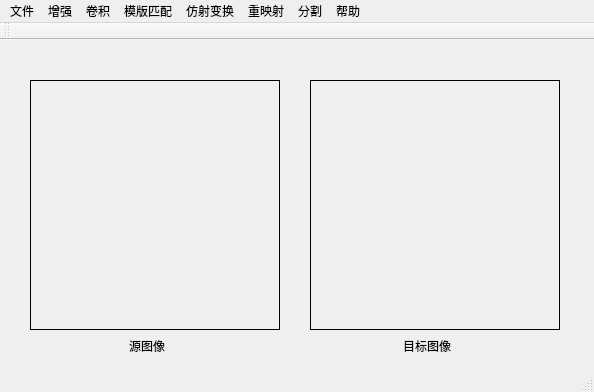
<?xml version="1.0" encoding="UTF-8"?>
<ui version="4.0">
 <class>MainWindow</class>
 <widget class="QMainWindow" name="MainWindow">
  <property name="geometry">
   <rect>
    <x>0</x>
    <y>0</y>
    <width>594</width>
    <height>392</height>
   </rect>
  </property>
  <property name="windowTitle">
   <string>chapter2</string>
  </property>
  <widget class="QWidget" name="centralWidget">
   <widget class="QLabel" name="label1">
    <property name="geometry">
     <rect>
      <x>30</x>
      <y>40</y>
      <width>250</width>
      <height>250</height>
     </rect>
    </property>
    <property name="frameShape">
     <enum>QFrame::Box</enum>
    </property>
    <property name="text">
     <string/>
    </property>
   </widget>
   <widget class="QLabel" name="label2">
    <property name="geometry">
     <rect>
      <x>310</x>
      <y>40</y>
      <width>250</width>
      <height>250</height>
     </rect>
    </property>
    <property name="frameShape">
     <enum>QFrame::Box</enum>
    </property>
    <property name="text">
     <string/>
    </property>
   </widget>
   <widget class="QLabel" name="label3">
    <property name="geometry">
     <rect>
      <x>0</x>
      <y>0</y>
      <width>101</width>
      <height>41</height>
     </rect>
    </property>
    <property name="text">
     <string/>
    </property>
   </widget>
   <widget class="QLabel" name="label">
    <property name="geometry">
     <rect>
      <x>120</x>
      <y>300</y>
      <width>54</width>
      <height>12</height>
     </rect>
    </property>
    <property name="text">
     <string>源图像</string>
    </property>
    <property name="alignment">
     <set>Qt::AlignCenter</set>
    </property>
   </widget>
   <widget class="QLabel" name="label_2">
    <property name="geometry">
     <rect>
      <x>400</x>
      <y>300</y>
      <width>54</width>
      <height>12</height>
     </rect>
    </property>
    <property name="text">
     <string>目标图像</string>
    </property>
    <property name="alignment">
     <set>Qt::AlignCenter</set>
    </property>
   </widget>
  </widget>
  <widget class="QMenuBar" name="menuBar">
   <property name="geometry">
    <rect>
     <x>0</x>
     <y>0</y>
     <width>594</width>
     <height>23</height>
    </rect>
   </property>
   <widget class="QMenu" name="menu">
    <property name="title">
     <string>文件</string>
    </property>
    <addaction name="openLenaJpg"/>
    <addaction name="openCustomeFile"/>
    <addaction name="restoreFile"/>
    <addaction name="Clear"/>
    <addaction name="exitSystem"/>
   </widget>
   <widget class="QMenu" name="menu_2">
    <property name="title">
     <string>帮助</string>
    </property>
    <addaction name="copyright"/>
    <addaction name="about"/>
   </widget>
   <widget class="QMenu" name="menu_3">
    <property name="title">
     <string>增强</string>
    </property>
    <addaction name="HistEqualize"/>
    <addaction name="contrast"/>
    <addaction name="light"/>
    <addaction name="contrastAndLight"/>
   </widget>
   <widget class="QMenu" name="menu_4">
    <property name="title">
     <string>卷积</string>
    </property>
    <addaction name="filter2D1"/>
    <addaction name="filter2D2"/>
    <addaction name="filter2D3"/>
    <addaction name="filter2D4"/>
    <addaction name="filter2D5"/>
    <addaction name="filter2D6"/>
   </widget>
   <widget class="QMenu" name="menu_5">
    <property name="title">
     <string>模版匹配</string>
    </property>
    <addaction name="actionCV_TM_SQDIFF"/>
    <addaction name="actionCV_TM_SQDIFF_NORMED"/>
    <addaction name="actionCV_TM_CCORR"/>
    <addaction name="actionCV_TM_CCORR_NORMED"/>
    <addaction name="actionCV_TM_CCOEFF"/>
    <addaction name="actionCV_TM_CCOEFF_NORMED"/>
   </widget>
   <widget class="QMenu" name="menu_10">
    <property name="title">
     <string>仿射变换</string>
    </property>
    <addaction name="wrapAffine"/>
    <addaction name="rotateWrapAffine"/>
   </widget>
   <widget class="QMenu" name="menu_11">
    <property name="title">
     <string>重映射</string>
    </property>
    <addaction name="remapCopy"/>
    <addaction name="remapX"/>
    <addaction name="remapY"/>
    <addaction name="remapSmall"/>
    <addaction name="remapRotate"/>
    <addaction name="remapDiagonal"/>
   </widget>
   <widget class="QMenu" name="menu_12">
    <property name="title">
     <string>分割</string>
    </property>
    <widget class="QMenu" name="menuThreshold">
     <property name="title">
      <string>threshold</string>
     </property>
     <addaction name="actionTHRESH_BINARY"/>
     <addaction name="actionTHRESH_BINARY_INV"/>
     <addaction name="actionTHRESH_TRUNC"/>
     <addaction name="actionTHRESH_TOZERO"/>
     <addaction name="actionTHRESH_TOZERO_INV_2"/>
    </widget>
    <widget class="QMenu" name="menuTHRESH_OTSU">
     <property name="title">
      <string>THRESH_OTSU</string>
     </property>
     <addaction name="actionTHRESH_BINARY_3"/>
     <addaction name="actionTHRESH_BINARY_INV_3"/>
     <addaction name="actionTHRESH_TRUNC_2"/>
     <addaction name="actionTHRESH_TOZERO_2"/>
     <addaction name="actionTHRESH_TOZERO_INV"/>
    </widget>
    <widget class="QMenu" name="menuAdaptiveThreshold">
     <property name="title">
      <string>adaptiveThreshold</string>
     </property>
     <widget class="QMenu" name="menuTHRESH_BINARY">
      <property name="title">
       <string>THRESH_BINARY</string>
      </property>
      <addaction name="actionADAPTIVE_THRESH_MEAN_C"/>
      <addaction name="actionADAPTIVE_THRESH_GAUSSIAN_C"/>
     </widget>
     <widget class="QMenu" name="menuTHRESH_BINARY_INV">
      <property name="title">
       <string>THRESH_BINARY_INV</string>
      </property>
      <addaction name="actionADAPTIVE_THRESH_GAUSSIAN_C_2"/>
      <addaction name="actionADAPTIVE_THRESH_MEAN_C_2"/>
     </widget>
     <addaction name="menuTHRESH_BINARY"/>
     <addaction name="menuTHRESH_BINARY_INV"/>
    </widget>
    <widget class="QMenu" name="menuTHRESH_TRIANGLE">
     <property name="title">
      <string>THRESH_TRIANGLE</string>
     </property>
     <addaction name="actionTHRESH_BINARY_2"/>
     <addaction name="actionTHRESH_BINARY_INV_2"/>
     <addaction name="actionTHRESH_TRUNC_3"/>
     <addaction name="actionTHRESH_TOZERO_3"/>
     <addaction name="actionTHRESH_TOZERO_INV_3"/>
    </widget>
    <addaction name="menuThreshold"/>
    <addaction name="menuTHRESH_OTSU"/>
    <addaction name="menuTHRESH_TRIANGLE"/>
    <addaction name="menuAdaptiveThreshold"/>
   </widget>
   <addaction name="menu"/>
   <addaction name="menu_3"/>
   <addaction name="menu_4"/>
   <addaction name="menu_5"/>
   <addaction name="menu_10"/>
   <addaction name="menu_11"/>
   <addaction name="menu_12"/>
   <addaction name="menu_2"/>
  </widget>
  <widget class="QToolBar" name="mainToolBar">
   <attribute name="toolBarArea">
    <enum>TopToolBarArea</enum>
   </attribute>
   <attribute name="toolBarBreak">
    <bool>false</bool>
   </attribute>
  </widget>
  <widget class="QStatusBar" name="statusBar"/>
  <action name="openLenaJpg">
   <property name="text">
    <string>打开测试文件（lena.jpg)</string>
   </property>
  </action>
  <action name="openCustomeFile">
   <property name="text">
    <string>打开自定义文件</string>
   </property>
  </action>
  <action name="restoreFile">
   <property name="text">
    <string>还原</string>
   </property>
  </action>
  <action name="exitSystem">
   <property name="text">
    <string>退出</string>
   </property>
  </action>
  <action name="copyright">
   <property name="text">
    <string>版权</string>
   </property>
  </action>
  <action name="about">
   <property name="text">
    <string>关于</string>
   </property>
  </action>
  <action name="HistEqualize">
   <property name="text">
    <string>直方图均衡化</string>
   </property>
  </action>
  <action name="contrast">
   <property name="text">
    <string>对比度</string>
   </property>
  </action>
  <action name="light">
   <property name="text">
    <string>亮度</string>
   </property>
  </action>
  <action name="filter2D1">
   <property name="text">
    <string>算子1</string>
   </property>
  </action>
  <action name="filter2D2">
   <property name="text">
    <string>算子2</string>
   </property>
  </action>
  <action name="filter2D3">
   <property name="text">
    <string>算子3</string>
   </property>
  </action>
  <action name="filter2D4">
   <property name="text">
    <string>算子4</string>
   </property>
  </action>
  <action name="filter2D5">
   <property name="text">
    <string>算子5</string>
   </property>
  </action>
  <action name="filter2D6">
   <property name="text">
    <string>算子6</string>
   </property>
  </action>
  <action name="contrastAndLight">
   <property name="text">
    <string>亮度&amp;对比度</string>
   </property>
  </action>
  <action name="actionCV_TM_SQDIFF">
   <property name="text">
    <string>TM_SQDIFF</string>
   </property>
   <property name="toolTip">
    <string>TM_SQDIFF</string>
   </property>
  </action>
  <action name="actionCV_TM_SQDIFF_NORMED">
   <property name="text">
    <string>TM_SQDIFF_NORMED</string>
   </property>
   <property name="toolTip">
    <string>TM_SQDIFF_NORMED</string>
   </property>
  </action>
  <action name="actionCV_TM_CCORR">
   <property name="text">
    <string>TM_CCORR</string>
   </property>
   <property name="toolTip">
    <string>TM_CCORR</string>
   </property>
  </action>
  <action name="actionCV_TM_CCORR_NORMED">
   <property name="text">
    <string>TM_CCORR_NORMED</string>
   </property>
   <property name="toolTip">
    <string>TM_CCORR_NORMED</string>
   </property>
  </action>
  <action name="actionCV_TM_CCOEFF">
   <property name="text">
    <string>TM_CCOEFF</string>
   </property>
   <property name="toolTip">
    <string>TM_CCOEFF</string>
   </property>
  </action>
  <action name="actionCV_TM_CCOEFF_NORMED">
   <property name="text">
    <string>TM_CCOEFF_NORMED</string>
   </property>
   <property name="toolTip">
    <string>TM_CCOEFF_NORMED</string>
   </property>
  </action>
  <action name="resizeSmall">
   <property name="text">
    <string>缩小</string>
   </property>
  </action>
  <action name="resizeBig">
   <property name="text">
    <string>放大</string>
   </property>
  </action>
  <action name="mirrorHorizen">
   <property name="text">
    <string>水平</string>
   </property>
  </action>
  <action name="mirrorVertical">
   <property name="text">
    <string>垂直</string>
   </property>
  </action>
  <action name="mirrorHorizenAndVertical">
   <property name="text">
    <string>水平垂直</string>
   </property>
  </action>
  <action name="action_7">
   <property name="text">
    <string>旋转</string>
   </property>
  </action>
  <action name="wrapAffine">
   <property name="text">
    <string>单纯仿射</string>
   </property>
  </action>
  <action name="rotateWrapAffine">
   <property name="text">
    <string>旋转仿射</string>
   </property>
  </action>
  <action name="remapX">
   <property name="text">
    <string>x轴</string>
   </property>
  </action>
  <action name="remapY">
   <property name="text">
    <string>y轴</string>
   </property>
  </action>
  <action name="remapSmall">
   <property name="text">
    <string>缩小</string>
   </property>
  </action>
  <action name="remapRotate">
   <property name="text">
    <string>旋转</string>
   </property>
  </action>
  <action name="clockwise">
   <property name="text">
    <string>顺时针无缩放</string>
   </property>
  </action>
  <action name="clockwiseResize">
   <property name="text">
    <string>顺时针缩放</string>
   </property>
  </action>
  <action name="UNclockwise">
   <property name="text">
    <string>逆时针</string>
   </property>
  </action>
  <action name="zeroRotateResize">
   <property name="text">
    <string>零旋转缩放</string>
   </property>
  </action>
  <action name="actionTHRESH_BINARY">
   <property name="text">
    <string>THRESH_BINARY</string>
   </property>
  </action>
  <action name="actionTHRESH_BINARY_INV">
   <property name="text">
    <string>THRESH_BINARY_INV</string>
   </property>
  </action>
  <action name="actionTHRESH_BINARY_3">
   <property name="text">
    <string>THRESH_BINARY</string>
   </property>
  </action>
  <action name="actionTHRESH_BINARY_INV_3">
   <property name="text">
    <string>THRESH_BINARY_INV</string>
   </property>
  </action>
  <action name="actionTHRESH_TRUNC">
   <property name="text">
    <string>THRESH_TRUNC</string>
   </property>
  </action>
  <action name="actionTHRESH_TRUNC_2">
   <property name="text">
    <string>THRESH_TRUNC</string>
   </property>
  </action>
  <action name="actionTHRESH_TOZERO">
   <property name="text">
    <string>THRESH_TOZERO</string>
   </property>
  </action>
  <action name="actionTHRESH_TOZERO_2">
   <property name="text">
    <string>THRESH_TOZERO</string>
   </property>
  </action>
  <action name="actionTHRESH_TOZERO_INV">
   <property name="text">
    <string>THRESH_TOZERO_INV</string>
   </property>
  </action>
  <action name="actionTHRESH_TOZERO_INV_2">
   <property name="text">
    <string>THRESH_TOZERO_INV</string>
   </property>
  </action>
  <action name="actionADAPTIVE_THRESH_MEAN_C">
   <property name="text">
    <string>ADAPTIVE_THRESH_MEAN_C</string>
   </property>
  </action>
  <action name="actionADAPTIVE_THRESH_GAUSSIAN_C">
   <property name="text">
    <string>ADAPTIVE_THRESH_GAUSSIAN_C</string>
   </property>
  </action>
  <action name="actionADAPTIVE_THRESH_GAUSSIAN_C_2">
   <property name="text">
    <string>ADAPTIVE_THRESH_GAUSSIAN_C</string>
   </property>
  </action>
  <action name="actionADAPTIVE_THRESH_MEAN_C_2">
   <property name="text">
    <string>ADAPTIVE_THRESH_MEAN_C</string>
   </property>
  </action>
  <action name="action">
   <property name="text">
    <string>锐化</string>
   </property>
  </action>
  <action name="action_2">
   <property name="text">
    <string>标准</string>
   </property>
  </action>
  <action name="action_3">
   <property name="text">
    <string>高斯</string>
   </property>
  </action>
  <action name="action_4">
   <property name="text">
    <string>中值</string>
   </property>
  </action>
  <action name="action_5">
   <property name="text">
    <string>双边</string>
   </property>
  </action>
  <action name="remapDiagonal">
   <property name="text">
    <string>xy轴互换</string>
   </property>
  </action>
  <action name="remapCopy">
   <property name="text">
    <string>复制</string>
   </property>
  </action>
  <action name="actionTHRESH_BINARY_2">
   <property name="text">
    <string>THRESH_BINARY</string>
   </property>
  </action>
  <action name="actionTHRESH_BINARY_INV_2">
   <property name="text">
    <string>THRESH_BINARY_INV</string>
   </property>
  </action>
  <action name="actionTHRESH_TRUNC_3">
   <property name="text">
    <string>THRESH_TRUNC</string>
   </property>
  </action>
  <action name="actionTHRESH_TOZERO_3">
   <property name="text">
    <string>THRESH_TOZERO</string>
   </property>
  </action>
  <action name="actionTHRESH_TOZERO_INV_3">
   <property name="text">
    <string>THRESH_TOZERO_INV</string>
   </property>
  </action>
  <action name="Clear">
   <property name="text">
    <string>清除</string>
   </property>
  </action>
 </widget>
 <layoutdefault spacing="6" margin="11"/>
 <resources/>
 <connections/>
</ui>
